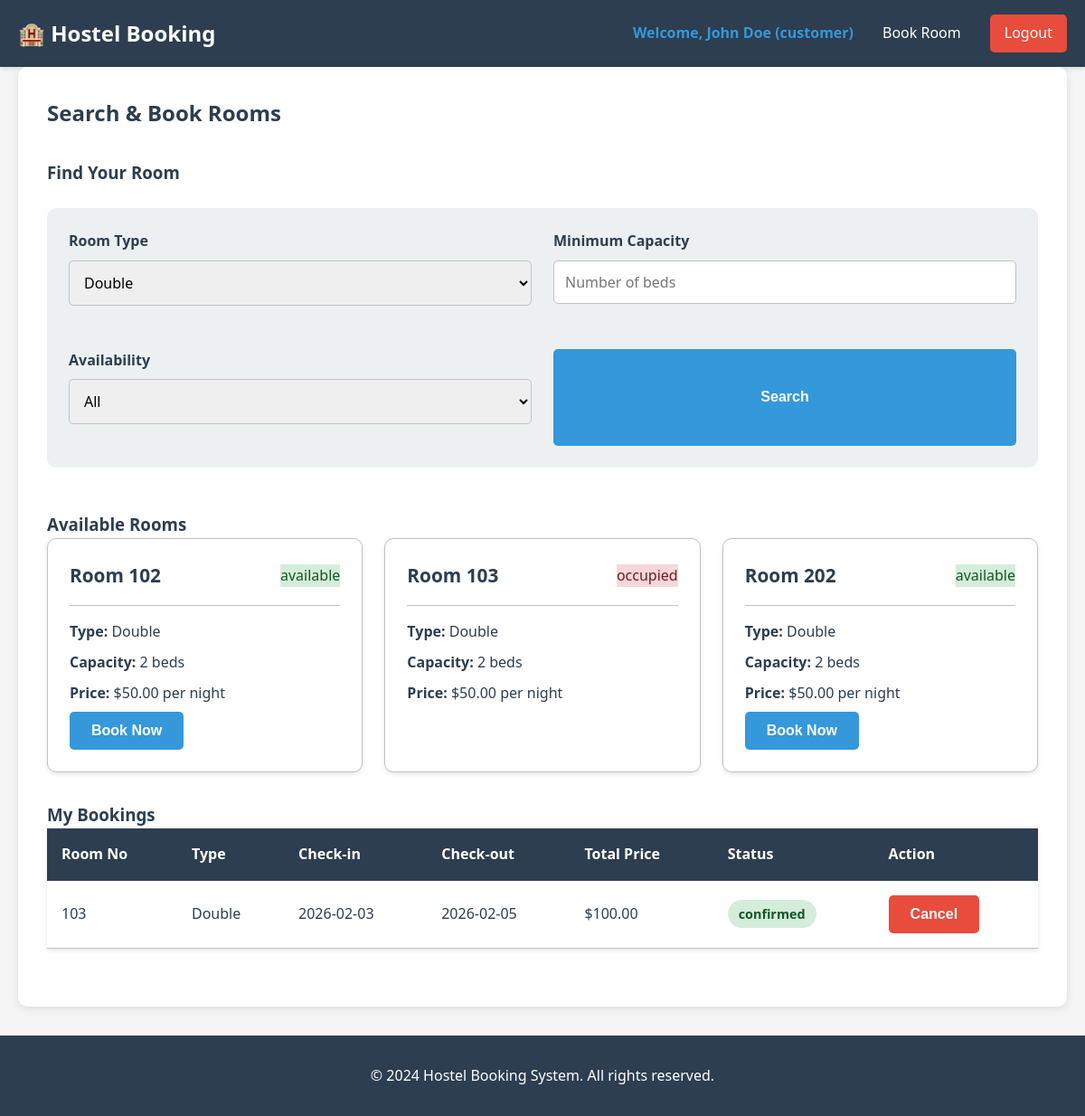
/public/search.php?type=Double (signed in), run on the app's committed database.
### tables this page shows
CREATE TABLE rooms (
    id INT PRIMARY KEY AUTO_INCREMENT,
    room_no VARCHAR(20) UNIQUE NOT NULL,
    type VARCHAR(50) NOT NULL,
    capacity INT NOT NULL,
    price DECIMAL(8, 2) NOT NULL,
    status ENUM('available', 'occupied', 'maintenance') DEFAULT 'available',
    created_at TIMESTAMP DEFAULT CURRENT_TIMESTAMP
);

CREATE TABLE bookings (
    id INT PRIMARY KEY AUTO_INCREMENT,
    user_id INT NOT NULL,
    room_id INT NOT NULL,
    check_in DATE NOT NULL,
    check_out DATE NOT NULL,
    total_price DECIMAL(10, 2) NOT NULL,
    status ENUM('confirmed', 'cancelled', 'checked-out') DEFAULT 'confirmed',
    created_at TIMESTAMP DEFAULT CURRENT_TIMESTAMP,
    FOREIGN KEY (user_id) REFERENCES users(id) ON DELETE CASCADE,
    FOREIGN KEY (room_id) REFERENCES rooms(id) ON DELETE CASCADE
);

### includes/functions.php (called while the page is built, shortened)
<?php
function sanitize($input) {
    return htmlspecialchars(trim($input), ENT_QUOTES, 'UTF-8');
}
function escape($output) {
    return htmlspecialchars($output, ENT_QUOTES, 'UTF-8');
}
?>

### public/search.php (the view, shortened to what this page needs)
<?php
require_once '../config/db.php';
require_once '../includes/functions.php';
$user = getCurrentUser();
$stmt = $pdo->prepare('
    SELECT b.*, r.room_no, r.type, r.price
    FROM bookings b
    JOIN rooms r ON b.room_id = r.id
    WHERE b.user_id = ?
    ORDER BY b.check_in DESC
');
$stmt->execute([$user['id']]);
$user_bookings = $stmt->fetchAll();
$search_type         = sanitize($_GET['type'] ?? '');
$search_capacity     = sanitize($_GET['capacity'] ?? '');
$query  = 'SELECT * FROM rooms WHERE 1=1';
$params = [];
if (!empty($search_type)) {
    $query .= ' AND type = ?';
    $params[] = $search_type;
}
$query .= ' ORDER BY room_no ASC';
$stmt = $pdo->prepare($query);
$stmt->execute($params);
$search_results = $stmt->fetchAll();
$room_types = $pdo->query('SELECT DISTINCT type FROM rooms ORDER BY type ASC')->fetchAll();
?>
<?php require_once '../includes/header.php'; ?>
<div class="customer-dashboard">
    <h2>Search & Book Rooms</h2>
    <section class="search-section">
        <h3>Find Your Room</h3>
        <form method="GET" id="searchForm" class="search-form">
            <div class="form-row">
                <div class="form-group">
                    <label for="type">Room Type</label>
                    <select id="type" name="type">
                        <?php foreach ($room_types as $rt): ?>
                            <option value="<?php echo $rt['type']; ?>" <?php echo $search_type === $rt['type'] ? 'selected' : ''; ?>>
                                <?php echo escape($rt['type']); ?>
                            </option>
                        <?php endforeach; ?>
                    </select>
                </div>
                <div class="form-group">
                    <label for="capacity">Minimum Capacity</label>
                    <input type="number" id="capacity" name="capacity" value="<?php echo escape($search_capacity); ?>" min="1" placeholder="Number of beds">
                </div>
                <div class="form-group">
                    <label for="availability">Availability</label>
                    <select id="availability" name="availability">
                        <option value="">All</option>
                    </select>
                </div>
                <button type="submit" class="btn btn-primary">Search</button>
            </div>
        </form>
    </section>
    <section class="rooms-section">
        <h3>Available Rooms</h3>
        <?php if (empty($search_results)): ?>
            <p class="no-results">No rooms found matching your criteria.</p>
        <?php else: ?>
            <div class="rooms-grid">
                <?php foreach ($search_results as $room): ?>
                    <div class="room-card">
                        <div class="room-header">
                            <h4>Room <?php echo escape($room['room_no']); ?></h4>
                            <span class="room-status status-<?php echo strtolower($room['status']); ?>"><?php echo escape($room['status']); ?></span>
                        </div>
                        <div class="room-details">
                            <p><strong>Type:</strong> <?php echo escape($room['type']); ?></p>
                            <p><strong>Capacity:</strong> <?php echo escape($room['capacity']); ?> beds</p>
                            <p><strong>Price:</strong> $<?php echo escape($room['price']); ?> per night</p>
                        </div>
                        <?php if ($room['status'] === 'available'): ?>
                            <button class="btn btn-primary toggle-book-form">Book Now</button>
                        <?php endif; ?>
                    </div>
                <?php endforeach; ?>
            </div>
        <?php endif; ?>
    </section>
    <section class="bookings-section">
        <h3>My Bookings</h3>
        <?php if (empty($user_bookings)): ?>
            <p>You haven't made any bookings yet.</p>
        <?php else: ?>
            <table class="table">
                <thead>
                    <tr>
                        <th>Room No</th>
                        <th>Type</th>
                        <th>Check-in</th>
                        <th>Check-out</th>
                        <th>Total Price</th>
                        <th>Status</th>
                        <th>Action</th>
                    </tr>
                </thead>
                <tbody>
                    <?php foreach ($user_bookings as $booking): ?>
                        <tr>
                            <td><?php echo escape($booking['room_no']); ?></td>
                            <td><?php echo escape($booking['type']); ?></td>
                            <td><?php echo escape($booking['check_in']); ?></td>
                            <td><?php echo escape($booking['check_out']); ?></td>
                            <td>$<?php echo escape($booking['total_price']); ?></td>
                            <td><span class="status status-<?php echo strtolower($booking['status']); ?>"><?php echo escape($booking['status']); ?></span></td>
                            <td>
                                <?php if ($booking['status'] === 'confirmed'): ?>
                                    <form method="POST" style="display:inline;">
                                        <button type="submit" class="btn btn-danger" onclick="return confirm('Cancel this booking?');">Cancel</button>
                                    </form>
                                <?php else: ?> — <?php endif; ?>
                            </td>
                        </tr>
                    <?php endforeach; ?>
                </tbody>
            </table>
        <?php endif; ?>
    </section>
</div>
<?php require_once '../includes/footer.php'; ?>

### assets/css/style.css (style rules this page uses)
* { margin: 0; padding: 0; box-sizing: border-box; }
:root { --primary-color: #2c3e50; --secondary-color: #3498db; --success-color: #27ae60; --danger-color: #e74c3c; --warning-color: #f39c12; --light-bg: #ecf0f1; --text-color: #2c3e50; --border-color: #bdc3c7; }
body { font-family: 'Segoe UI', Tahoma, Geneva, Verdana, sans-serif; color: var(--text-color); line-height: 1.6; background-color: #f5f5f5; }
.form-group { margin-bottom: 1.5rem; }
.form-group label { display: block; margin-bottom: 0.5rem; font-weight: bold; }
.form-group input, .form-group select, .form-group textarea { width: 100%; padding: 0.75rem; border: 1px solid var(--border-color); border-radius: 5px; font-family: inherit; font-size: 1rem; }
.form-row { display: grid; grid-template-columns: 1fr 1fr; gap: 1.5rem; }
.btn { display: inline-block; padding: 0.75rem 1.5rem; border: none; border-radius: 5px; cursor: pointer; font-size: 1rem; transition: all 0.3s; font-weight: bold; }
.btn-primary { background-color: var(--secondary-color); color: white; }
.btn-danger { background-color: var(--danger-color); color: white; }
.status { display: inline-block; padding: 0.25rem 0.75rem; border-radius: 20px; font-size: 0.9rem; font-weight: bold; }
.status-available { background-color: #d4edda; color: #155724; }
.status-occupied { background-color: #f8d7da; color: #721c24; }
.status-confirmed { background-color: #d4edda; color: #155724; }
.table { width: 100%; border-collapse: collapse; background-color: white; box-shadow: 0 2px 5px rgba(0, 0, 0, 0.1); margin-bottom: 2rem; }
.table thead { background-color: var(--primary-color); color: white; }
.table th { padding: 1rem; text-align: left; font-weight: bold; }
.table td { padding: 1rem; border-bottom: 1px solid var(--border-color); }
.customer-dashboard { background-color: white; border-radius: 10px; padding: 2rem; box-shadow: 0 2px 10px rgba(0, 0, 0, 0.1); }
.customer-dashboard h2 { margin-bottom: 2rem; }
.search-section { margin-bottom: 3rem; }
.search-section h3 { margin-bottom: 1.5rem; }
.search-form { background-color: var(--light-bg); padding: 1.5rem; border-radius: 10px; margin-bottom: 1.5rem; }
.rooms-grid { display: grid; grid-template-columns: repeat(auto-fill, minmax(300px, 1fr)); gap: 1.5rem; margin-bottom: 2rem; }
.room-card { background-color: white; border: 1px solid var(--border-color); border-radius: 10px; padding: 1.5rem; box-shadow: 0 2px 5px rgba(0, 0, 0, 0.1); transition: transform 0.3s, box-shadow 0.3s; }
.room-header { display: flex; justify-content: space-between; align-items: center; margin-bottom: 1rem; padding-bottom: 1rem; border-bottom: 1px solid var(--border-color); }
.room-header h4 { font-size: 1.3rem; }
.room-details p { margin: 0.5rem 0; }
.room-details strong { color: var(--primary-color); }

### data on the page
rooms: room_no "102", status "available", type "Double", capacity "2", price "50.00"
rooms: room_no "103", status "occupied", type "Double", capacity "2", price "50.00"
rooms: room_no "202", status "available", type "Double", capacity "2", price "50.00"
bookings: room.room_no "103", room.type "Double", check_in "2026-02-03", check_out "2026-02-05", total_price "100.00", status "confirmed"

### other printed values
getCurrentUser()['name'] "John Doe"
getCurrentUser()['role'] "customer"
form field type "Double"
